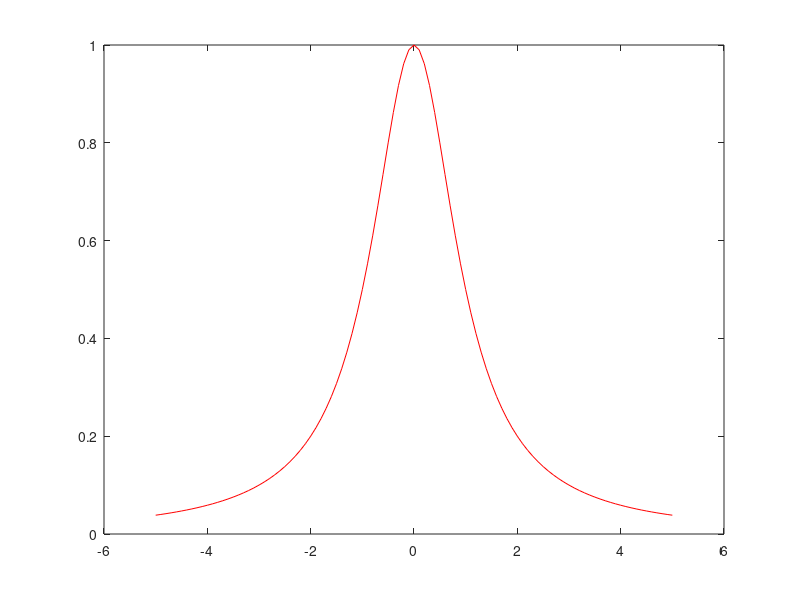

Write the MATLAB code that produced this figure. (Note: this script raises an error after producing the figure.)
clc;

fn_to_interp = @(x) 1 ./ (1 + x.^2);

plot_data_x = -5:0.1:5;


figure(1); clf;
plot(plot_data_x, fn_to_interp(plot_data_x), 'r');
hold on;

for n_index = 2:10
	data_x = linspace(-5, 5, n_index);
	data_y = fn_to_interp(data_x);

	plot_data_y = zeros(length(plot_data_x));

	for i = 1:length(plot_data_x)
			plot_data_y(i) = f_3_plin_interpol(data_x, data_y, plot_data_x(i));
	end

	colour = 1 - 1 / n_index;

	plot(plot_data_x, plot_data_y, 'Color', [colour, colour, 1 - colour]);

end

title('Linear spline approximation of \frac{1}{1 + x^2}')
hold off;

print('../plots/assignment3/ex3b.png', '-dpng');